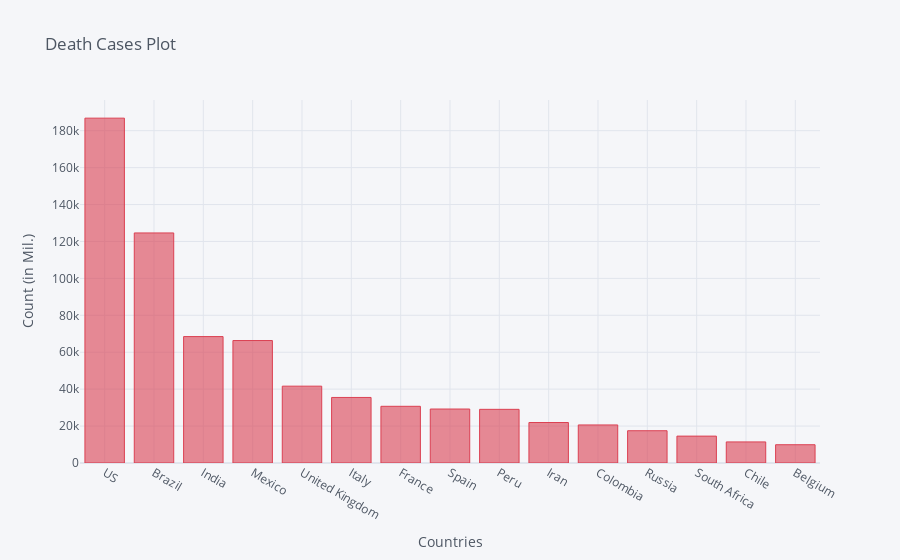

Here is the notebook cell this chart was saved with:
### Code cell
death_df2_plot.iplot(kind='bar', x='Country/Region', y='9/3/20',color='red',
                    title='Death Cases Plot',xTitle='Countries',yTitle='Count (in Mil.)')

### Figure 1 — Plotly figure (JSON) as saved in the notebook; plotly's stock layout.template omitted (floating-point values rounded to 4 significant figures)
{"data": [{"marker": {"color": "rgba(219, 64, 82, 0.6)", "line": {"color": "rgba(219, 64, 82, 1.0)", "width": 1}}, "name": "9/3/20", "orientation": "v", "text": "", "type": "bar", "x": ["US", "Brazil", "India", "Mexico", "United Kingdom", "Italy", "France", "Spain", "Peru", "Iran", "Colombia", "Russia", "South Africa", "Chile", "Belgium"], "y": [186790, 124614, 68472, 66329, 41616, 35507, 30712, 29234, 29068, 21926, 20618, 17479, 14563, 11422, 9899]}], "layout": {"legend": {"bgcolor": "#F5F6F9", "font": {"color": "#4D5663"}}, "paper_bgcolor": "#F5F6F9", "plot_bgcolor": "#F5F6F9", "title": {"font": {"color": "#4D5663"}, "text": "Death Cases Plot"}, "xaxis": {"gridcolor": "#E1E5ED", "showgrid": true, "tickfont": {"color": "#4D5663"}, "title": {"font": {"color": "#4D5663"}, "text": "Countries"}, "zerolinecolor": "#E1E5ED"}, "yaxis": {"gridcolor": "#E1E5ED", "showgrid": true, "tickfont": {"color": "#4D5663"}, "title": {"font": {"color": "#4D5663"}, "text": "Count (in Mil.)"}, "zerolinecolor": "#E1E5ED"}}}
